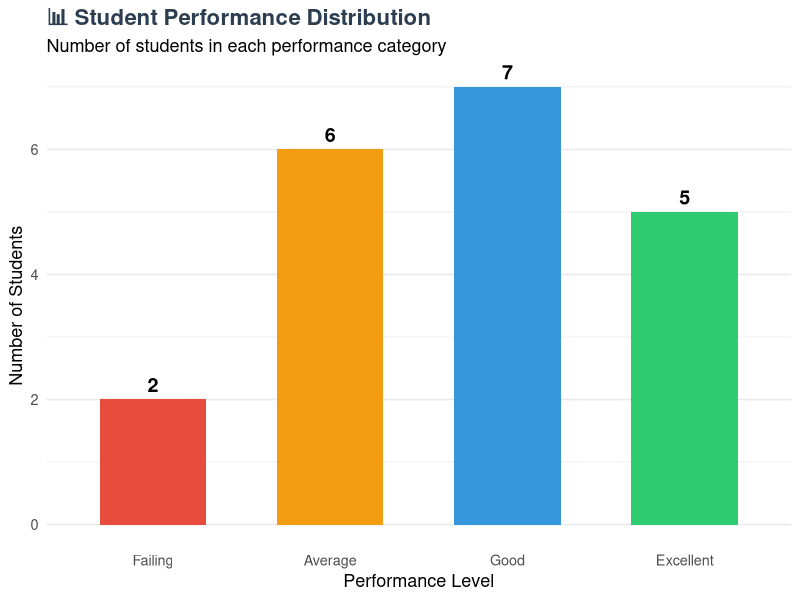
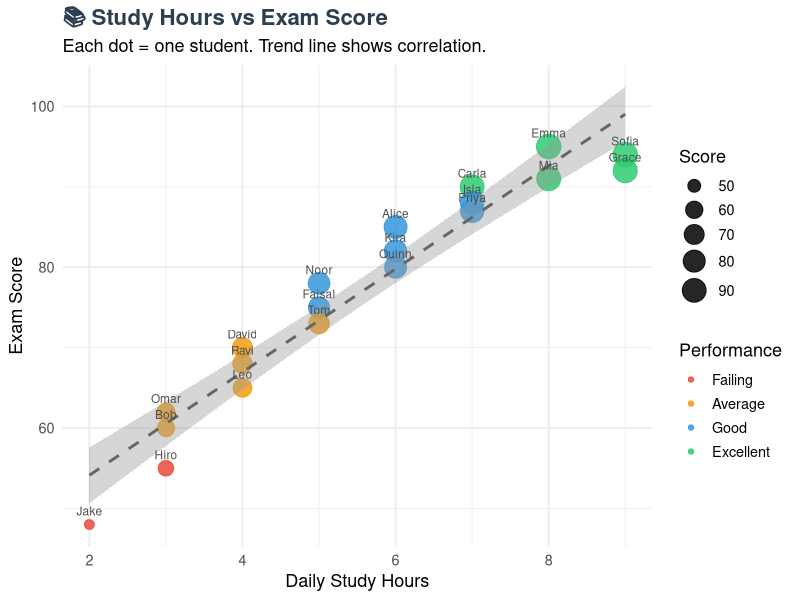
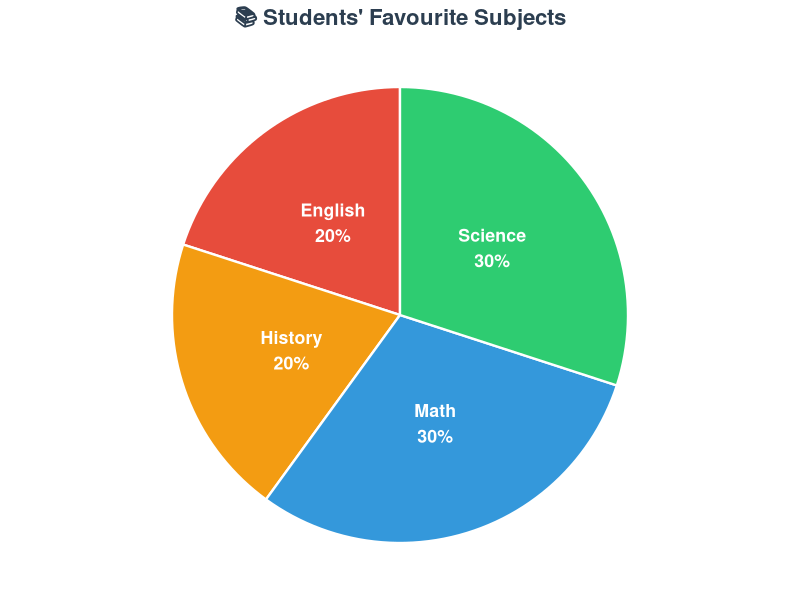
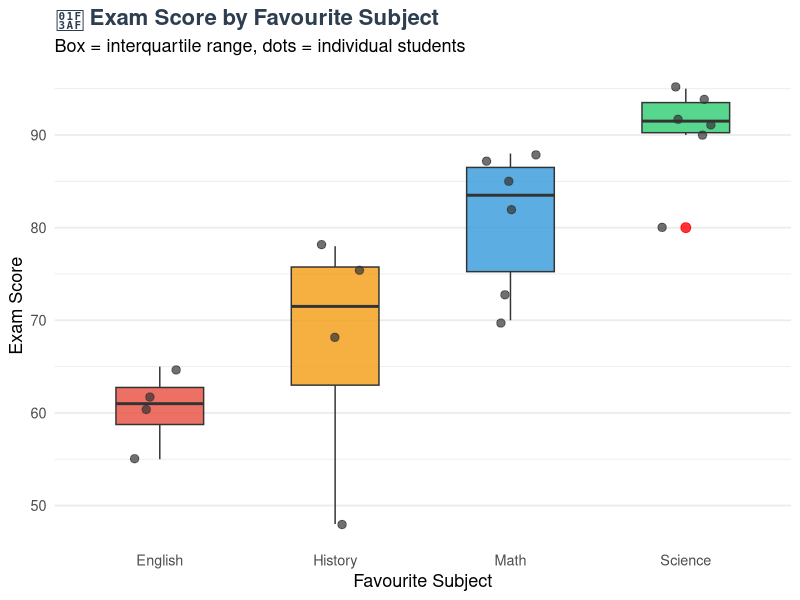
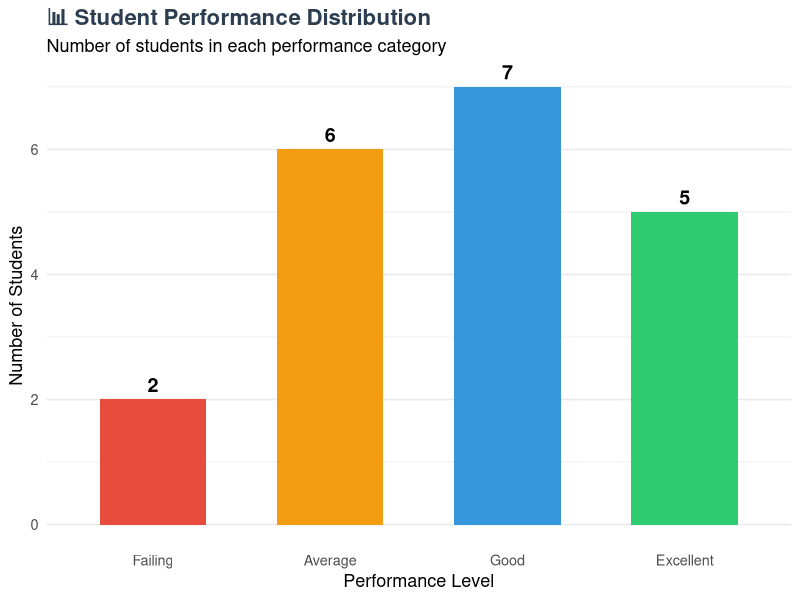
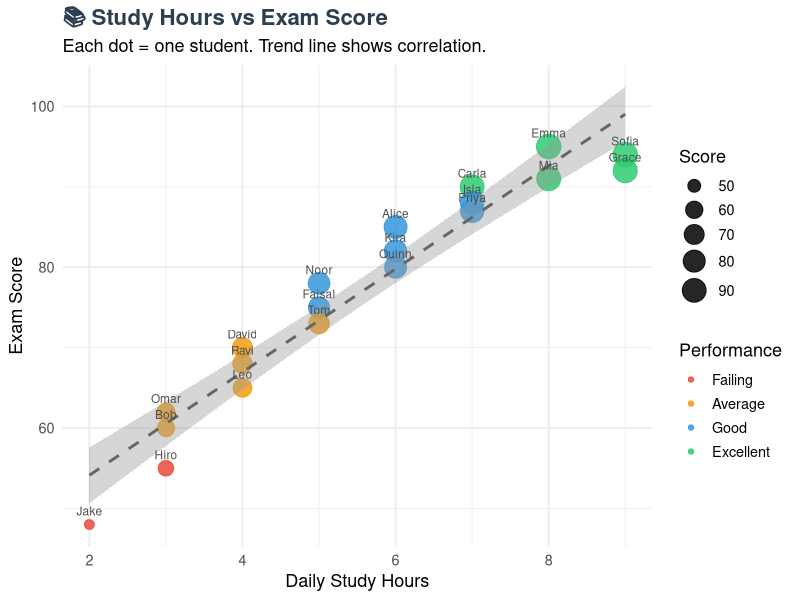
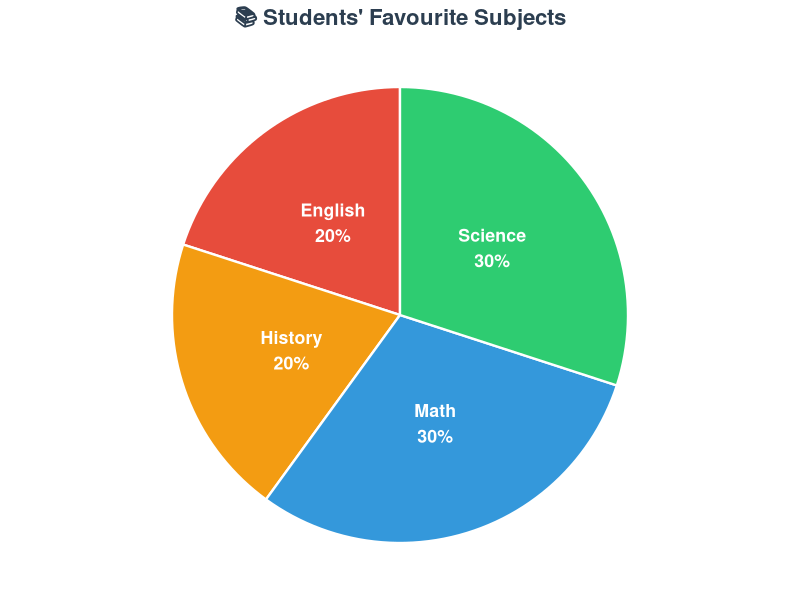
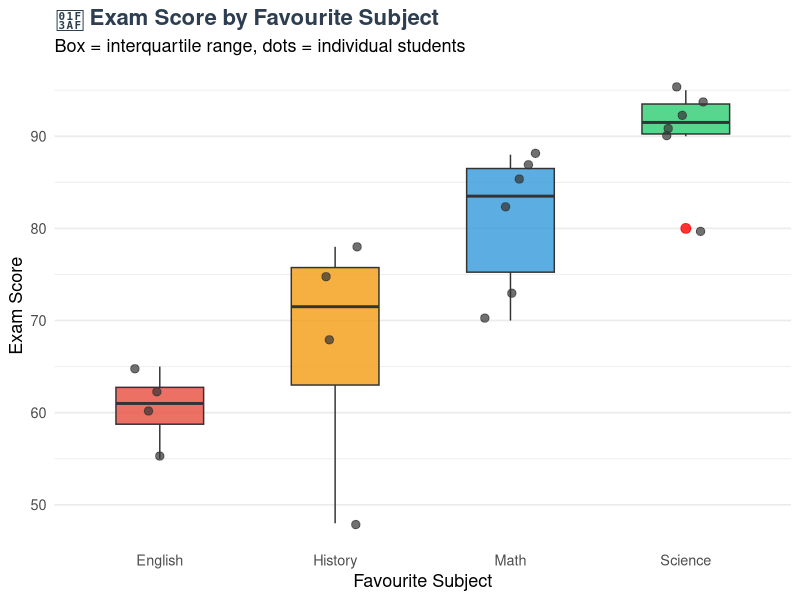

The R source for these figures, in order:
# ============================================================
#   PROJECT 3: Student Survey Analysis
#   Topics: Data Frames + Factors + Lists
#   Course: Introduction to R
# ============================================================
# WHAT THIS PROJECT DOES:
#   We analyze a fictional class survey of 20 students.
#   Data includes: age, grade, study hours, subject preference,
#   and performance level (factor).
#   We store summary results in a LIST, and use DATA FRAMES
#   for all analysis and visualization.
# ============================================================


# ----------------------------------------------------------
# STEP 1: Create the Data Frame
# ----------------------------------------------------------

# Set random seed so results are reproducible
set.seed(42)

student_df <- data.frame(
  StudentID     = paste0("S", sprintf("%02d", 1:20)),
  Name          = c("Alice", "Bob", "Carla", "David", "Emma",
                    "Faisal", "Grace", "Hiro", "Isla", "Jake",
                    "Kira", "Leo", "Mia", "Noor", "Omar",
                    "Priya", "Quinn", "Ravi", "Sofia", "Tom"),
  Age           = c(19, 21, 20, 22, 19, 23, 20, 21, 19, 22,
                    20, 21, 19, 20, 22, 21, 23, 20, 19, 21),
  StudyHours    = c(6, 3, 7, 4, 8, 5, 9, 3, 7, 2,
                    6, 4, 8, 5, 3, 7, 6, 4, 9, 5),
  Score         = c(85, 60, 90, 70, 95, 75, 92, 55, 88, 48,
                    82, 65, 91, 78, 62, 87, 80, 68, 94, 73),
  FavSubject    = c("Math", "English", "Science", "Math", "Science",
                    "History", "Science", "English", "Math", "History",
                    "Math", "English", "Science", "History", "English",
                    "Math", "Science", "History", "Science", "Math"),
  stringsAsFactors = FALSE
)

# ----------------------------------------------------------
# STEP 2: Add a Factor Column — Performance Level
# ----------------------------------------------------------

# Categorize scores into performance levels (ordered factor)
student_df$Performance <- cut(
  student_df$Score,
  breaks = c(0, 59, 74, 89, 100),
  labels = c("Failing", "Average", "Good", "Excellent"),
  right  = TRUE
)

# Make it an ordered factor (Failing < Average < Good < Excellent)
student_df$Performance <- factor(
  student_df$Performance,
  levels  = c("Failing", "Average", "Good", "Excellent"),
  ordered = TRUE
)

# Make FavSubject a factor too
student_df$FavSubject <- factor(student_df$FavSubject)

cat("=== Student Survey Data Frame (First 6 Rows) ===\n")
print(head(student_df))

cat("\n=== Data Frame Structure ===\n")
str(student_df)


# ----------------------------------------------------------
# STEP 3: Explore the Data Frame
# ----------------------------------------------------------

cat("\n=== Summary Statistics ===\n")
print(summary(student_df[, c("Age", "StudyHours", "Score")]))

# Select only high-performing students (Score >= 85)
top_students <- student_df[student_df$Score >= 85, ]
cat("\n=== Top Students (Score >= 85) ===\n")
print(top_students[, c("Name", "Score", "Performance")])

# Order data frame by Score (descending)
ranked_df <- student_df[order(-student_df$Score), ]
cat("\n=== Students Ranked by Score ===\n")
print(ranked_df[, c("Name", "Score", "Performance", "StudyHours")])


# ----------------------------------------------------------
# STEP 4: Store Results in a LIST
# ----------------------------------------------------------

# A list can hold different types: vectors, data frames, numbers, text
survey_results <- list(
  title          = "Student Survey Analysis — Introduction to R",
  total_students = nrow(student_df),
  average_score  = round(mean(student_df$Score), 2),
  average_hours  = round(mean(student_df$StudyHours), 2),
  top_student    = student_df$Name[which.max(student_df$Score)],
  performance_table = table(student_df$Performance),
  subject_table     = table(student_df$FavSubject),
  full_data         = student_df
)

# Access list elements using $ or [[]]
cat("\n=== Survey Results List ===\n")
cat("Title:           ", survey_results$title, "\n")
cat("Total Students:  ", survey_results$total_students, "\n")
cat("Average Score:   ", survey_results$average_score, "\n")
cat("Average Study Hours:", survey_results$average_hours, "\n")
cat("Top Student:     ", survey_results$top_student, "\n")

cat("\n=== Performance Distribution ===\n")
print(survey_results$performance_table)

cat("\n=== Favourite Subject Distribution ===\n")
print(survey_results$subject_table)


# ----------------------------------------------------------
# STEP 5: Visualizations (Colorful Charts)
# ----------------------------------------------------------

library(ggplot2)

# --- Chart 1: Bar Chart — Performance Level Distribution ---

perf_df <- as.data.frame(survey_results$performance_table)
colnames(perf_df) <- c("Level", "Count")

perf_colors <- c("Failing"   = "#E74C3C",
                 "Average"   = "#F39C12",
                 "Good"      = "#3498DB",
                 "Excellent" = "#2ECC71")

chart1 <- ggplot(perf_df, aes(x = Level, y = Count, fill = Level)) +
  geom_bar(stat = "identity", width = 0.6) +
  geom_text(aes(label = Count), vjust = -0.5, size = 5, fontface = "bold") +
  scale_fill_manual(values = perf_colors) +
  labs(
    title    = "📊 Student Performance Distribution",
    subtitle = "Number of students in each performance category",
    x        = "Performance Level",
    y        = "Number of Students"
  ) +
  theme_minimal(base_size = 13) +
  theme(
    plot.title      = element_text(face = "bold", size = 16, color = "#2C3E50"),
    legend.position = "none",
    panel.grid.major.x = element_blank()
  )

print(chart1)
ggsave("Project3_Chart1_Performance.png", chart1, width = 7, height = 5, dpi = 150)
cat("Chart 1 saved: Project3_Chart1_Performance.png\n")


# --- Chart 2: Scatter Plot — Study Hours vs Score ---

chart2 <- ggplot(student_df, aes(x = StudyHours, y = Score,
                                  color = Performance, size = Score)) +
  geom_point(alpha = 0.85) +
  geom_smooth(method = "lm", se = TRUE, color = "gray40",
              linetype = "dashed", linewidth = 1, inherit.aes = FALSE,
              aes(x = StudyHours, y = Score)) +
  geom_text(aes(label = Name), vjust = -1, size = 3, color = "gray30") +
  scale_color_manual(values = perf_colors) +
  scale_size_continuous(range = c(3, 8)) +
  labs(
    title    = "📚 Study Hours vs Exam Score",
    subtitle = "Each dot = one student. Trend line shows correlation.",
    x        = "Daily Study Hours",
    y        = "Exam Score",
    color    = "Performance",
    size     = "Score"
  ) +
  theme_minimal(base_size = 13) +
  theme(
    plot.title  = element_text(face = "bold", size = 16, color = "#2C3E50"),
    legend.position = "right"
  )

print(chart2)
ggsave("Project3_Chart2_ScatterStudyVsScore.png", chart2, width = 10, height = 6, dpi = 150)
cat("Chart 2 saved: Project3_Chart2_ScatterStudyVsScore.png\n")


# --- Chart 3: Pie Chart — Favourite Subject ---

subj_df <- as.data.frame(survey_results$subject_table)
colnames(subj_df) <- c("Subject", "Count")
subj_df$Pct <- round(subj_df$Count / sum(subj_df$Count) * 100, 1)

subj_colors <- c("English" = "#E74C3C", "History" = "#F39C12",
                 "Math"    = "#3498DB", "Science" = "#2ECC71")

chart3 <- ggplot(subj_df, aes(x = "", y = Count, fill = Subject)) +
  geom_bar(stat = "identity", width = 1, color = "white", linewidth = 0.8) +
  coord_polar("y", start = 0) +
  scale_fill_manual(values = subj_colors) +
  geom_text(aes(label = paste0(Subject, "\n", Pct, "%")),
            position = position_stack(vjust = 0.5),
            size = 4.5, fontface = "bold", color = "white") +
  labs(
    title = "📚 Students' Favourite Subjects",
    fill  = "Subject"
  ) +
  theme_void(base_size = 13) +
  theme(
    plot.title      = element_text(face = "bold", size = 16,
                                   hjust = 0.5, color = "#2C3E50"),
    legend.position = "none"
  )

print(chart3)
ggsave("Project3_Chart3_FavSubject.png", chart3, width = 6, height = 6, dpi = 150)
cat("Chart 3 saved: Project3_Chart3_FavSubject.png\n")


# --- Chart 4: Box Plot — Score by Favourite Subject ---

chart4 <- ggplot(student_df, aes(x = FavSubject, y = Score, fill = FavSubject)) +
  geom_boxplot(width = 0.5, alpha = 0.8, outlier.colour = "red",
               outlier.size = 3) +
  geom_jitter(width = 0.15, size = 2.5, alpha = 0.7, color = "gray20") +
  scale_fill_manual(values = subj_colors) +
  labs(
    title    = "🎯 Exam Score by Favourite Subject",
    subtitle = "Box = interquartile range, dots = individual students",
    x        = "Favourite Subject",
    y        = "Exam Score"
  ) +
  theme_minimal(base_size = 13) +
  theme(
    plot.title      = element_text(face = "bold", size = 16, color = "#2C3E50"),
    legend.position = "none",
    panel.grid.major.x = element_blank()
  )

print(chart4)
ggsave("Project3_Chart4_BoxPlotSubject.png", chart4, width = 8, height = 5, dpi = 150)
cat("Chart 4 saved: Project3_Chart4_BoxPlotSubject.png\n")

cat("\n✅ Project 3 Complete!\n")
